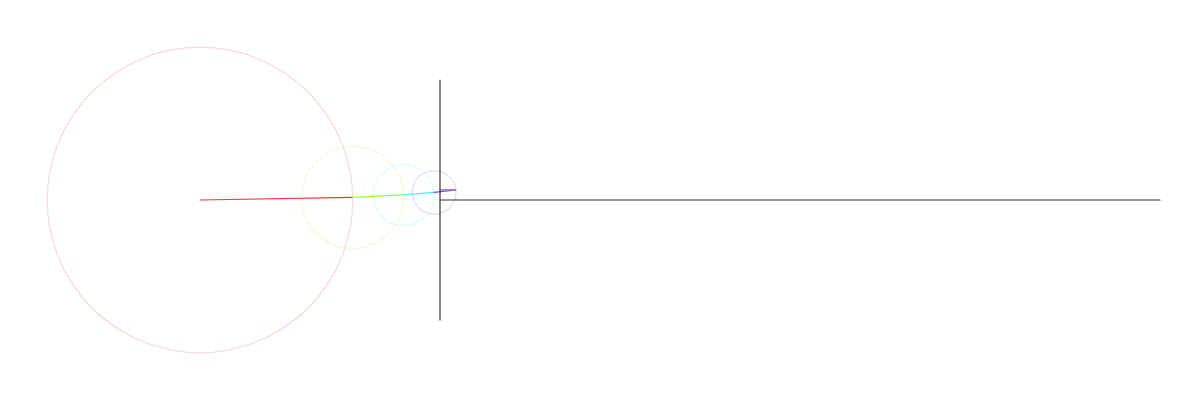
Frame 1 (no input)
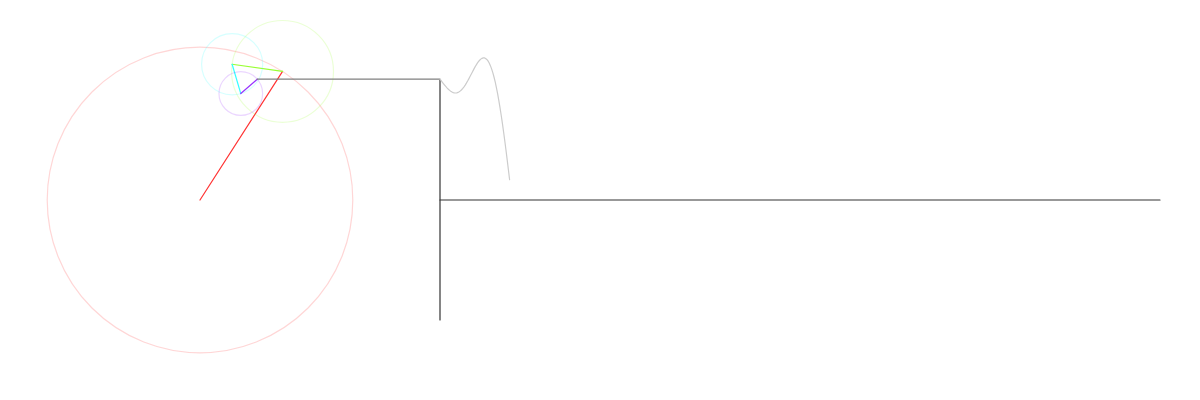
Frame 60 (no input)
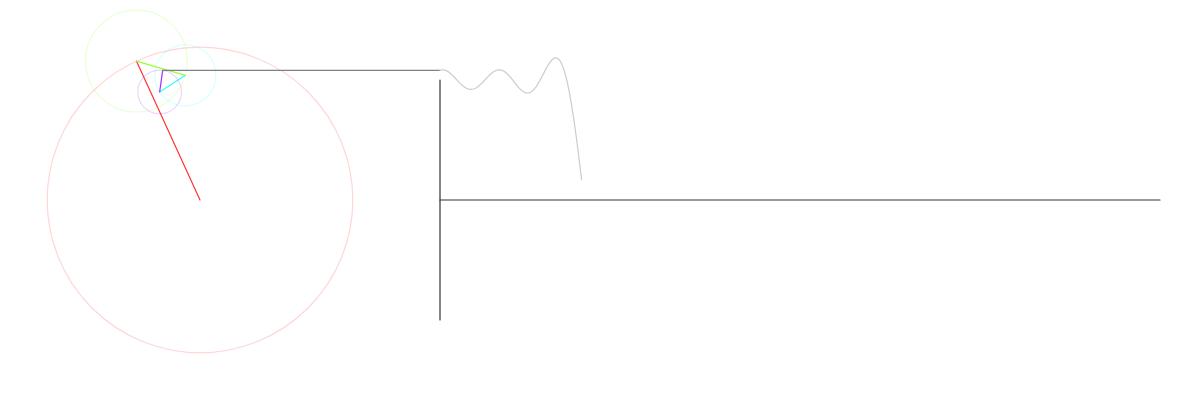
Frame 120 (the mouse pressed at the canvas centre since frame 60)

The p5.js sketch that drew these frames (run headless with seeded random() and noise() and a simulated clock; from frame 60 on, the mouse is pressed at the canvas centre):

// p5.js sketch
// ── sketch.js
const SERIES_DATA = {
  'Square Wave': {
    speed: i => i*2 - 1,
    radius: i => PI/4 * (i*2 - 1),
  },
  'Sawtooth': {
    speed: i => i,
    radius: i => PI/2 * (i * pow(-1, i)),
  },
};

const FPS = 60;
const WAVE_SCALE = 0.01;
let renderScale;

let seriesSelect;
let depthSlider;
let depthLabel;

let time = 0;
let wave = [0];
let prevDepth;

function windowResized() {
  resizeCanvas(windowWidth, height);
}

function setup() {
  createCanvas(windowWidth, 400);
  frameRate(FPS);
  renderScale = height*0.3;
  
  seriesSelect = createSelect();
  Object.keys(SERIES_DATA).forEach(key => seriesSelect.option(key));
  seriesSelect.changed(resetSeries);
  
  depthSlider = createSlider(0, 9, 0);
  depthSlider.style('margin-top', '1rem');
  depthSlider.style('width', '10rem');
  
  depthLabel = createP();
  
  resetSeries();
}

function resetSeries() {
  time = 0;
  wave.length = 0;
  depthSlider.value(2);
  prevDepth = depthSlider.value();
  depthLabel.html('Depth: ' + prevDepth);
}

function draw() {
  time += 1/FPS;
  
  clear();
  colorMode(HSB);
  
  translate(height/2, height/2);
  scale(renderScale);
  scale(1, -1);

  let series = SERIES_DATA[seriesSelect.value()];
  let depth = pow(2, depthSlider.value());
  let lastPos = createVector();
  for (let i = 1; i <= depth; i++) {
    const speed = series.speed(i);
    const radius = (1 / series.radius(i));
    const hue = (i-1)/depth * 360;
    
    noFill();
    strokeWeight(0.01);
    stroke(hue, 80, 100, 0.2);
    circle(lastPos.x, lastPos.y, radius*2);

    const p = createVector(radius * cos(time * speed), radius * sin(time * speed));

    stroke(hue, 80, 100);
    line(lastPos.x, lastPos.y, lastPos.x + p.x, lastPos.y + p.y);

    lastPos.add(p);
  }
  if (depth === prevDepth) {
    wave.unshift(lastPos.y);
  } else {
    wave.unshift(undefined);
    prevDepth = depth;
    depthLabel.html('Depth: ' + depth);
  }
  wave.splice(floor((width - 1.2*height)/renderScale / WAVE_SCALE) + 1);
  
  noFill();
  strokeWeight(0.01);
  stroke(0, 0, 50);
  line(lastPos.x, lastPos.y, height*0.6/renderScale, lastPos.y);
  
  stroke(0, 0, 20);
  line(height*0.6/renderScale, -1, height*0.6/renderScale, 1);
  line(height*0.6/renderScale, 0, (width-height*0.6)/renderScale, 0);
  
  stroke(0, 0, 80);
  beginShape();
  for (let i = 0; i < wave.length; i++) {
    const y = wave[i];
    if (y !== undefined) {
      vertex(height*0.6/renderScale + i*WAVE_SCALE, wave[i]);
    } else {
      endShape();
      beginShape();
    }
  }
  endShape();
}
